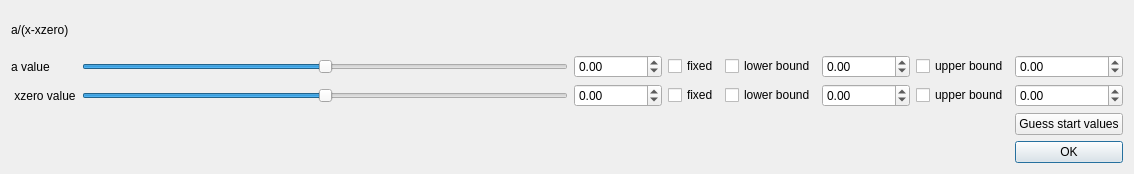
<?xml version="1.0" encoding="UTF-8"?>
<ui version="4.0">
 <class>Form</class>
 <widget class="QWidget" name="Form">
  <property name="geometry">
   <rect>
    <x>0</x>
    <y>0</y>
    <width>1134</width>
    <height>174</height>
   </rect>
  </property>
  <property name="windowTitle">
   <string>Form</string>
  </property>
  <layout class="QGridLayout" name="gridLayout">
   <item row="0" column="0">
    <layout class="QGridLayout" name="gridLayout_2">
     <item row="1" column="3">
      <widget class="QCheckBox" name="aFixedCB">
       <property name="text">
        <string>fixed</string>
       </property>
      </widget>
     </item>
     <item row="1" column="4">
      <widget class="QCheckBox" name="useLBA">
       <property name="text">
        <string>lower bound</string>
       </property>
      </widget>
     </item>
     <item row="2" column="3">
      <widget class="QCheckBox" name="xzeroFixedCB">
       <property name="text">
        <string>fixed</string>
       </property>
      </widget>
     </item>
     <item row="2" column="4">
      <widget class="QCheckBox" name="useLBxzero">
       <property name="text">
        <string>lower bound</string>
       </property>
      </widget>
     </item>
     <item row="2" column="0">
      <widget class="QLabel" name="label_2">
       <property name="text">
        <string> xzero value</string>
       </property>
      </widget>
     </item>
     <item row="1" column="5">
      <widget class="QDoubleSpinBox" name="aLBValue">
       <property name="decimals">
        <number>2</number>
       </property>
       <property name="minimum">
        <double>-1000000000.000000000000000</double>
       </property>
       <property name="maximum">
        <double>1000000000.000000000000000</double>
       </property>
      </widget>
     </item>
     <item row="4" column="7">
      <widget class="QPushButton" name="configDonePushBtn">
       <property name="text">
        <string>OK</string>
       </property>
       <property name="default">
        <bool>true</bool>
       </property>
      </widget>
     </item>
     <item row="1" column="0">
      <widget class="QLabel" name="label">
       <property name="text">
        <string>a value</string>
       </property>
      </widget>
     </item>
     <item row="1" column="6">
      <widget class="QCheckBox" name="useUBA">
       <property name="text">
        <string>upper bound</string>
       </property>
      </widget>
     </item>
     <item row="1" column="2">
      <widget class="QDoubleSpinBox" name="aValue">
       <property name="decimals">
        <number>2</number>
       </property>
       <property name="minimum">
        <double>-1000000000.000000000000000</double>
       </property>
       <property name="maximum">
        <double>1000000000.000000000000000</double>
       </property>
      </widget>
     </item>
     <item row="2" column="5">
      <widget class="QDoubleSpinBox" name="xzeroLBValue">
       <property name="decimals">
        <number>2</number>
       </property>
       <property name="minimum">
        <double>-1000000000.000000000000000</double>
       </property>
       <property name="maximum">
        <double>1000000000.000000000000000</double>
       </property>
      </widget>
     </item>
     <item row="3" column="7">
      <widget class="QPushButton" name="guessStartValuesBtn">
       <property name="text">
        <string>Guess start values</string>
       </property>
      </widget>
     </item>
     <item row="2" column="7">
      <widget class="QDoubleSpinBox" name="xzeroUBValue">
       <property name="decimals">
        <number>2</number>
       </property>
       <property name="minimum">
        <double>-1000000000.000000000000000</double>
       </property>
       <property name="maximum">
        <double>1000000000.000000000000000</double>
       </property>
       <property name="value">
        <double>0.000000000000000</double>
       </property>
      </widget>
     </item>
     <item row="2" column="6">
      <widget class="QCheckBox" name="useUBxzero">
       <property name="text">
        <string>upper bound</string>
       </property>
      </widget>
     </item>
     <item row="1" column="1">
      <widget class="QSlider" name="aSlider">
       <property name="maximum">
        <number>100</number>
       </property>
       <property name="pageStep">
        <number>5</number>
       </property>
       <property name="value">
        <number>50</number>
       </property>
       <property name="orientation">
        <enum>Qt::Horizontal</enum>
       </property>
      </widget>
     </item>
     <item row="1" column="7">
      <widget class="QDoubleSpinBox" name="aUBValue">
       <property name="decimals">
        <number>2</number>
       </property>
       <property name="minimum">
        <double>-1000000000.000000000000000</double>
       </property>
       <property name="maximum">
        <double>1000000000.000000000000000</double>
       </property>
       <property name="value">
        <double>0.000000000000000</double>
       </property>
      </widget>
     </item>
     <item row="0" column="0">
      <widget class="QLabel" name="label_4">
       <property name="text">
        <string>a/(x-xzero)</string>
       </property>
      </widget>
     </item>
     <item row="2" column="2">
      <widget class="QDoubleSpinBox" name="xzeroValue">
       <property name="decimals">
        <number>2</number>
       </property>
       <property name="minimum">
        <double>-1000000000.000000000000000</double>
       </property>
       <property name="maximum">
        <double>1000000000.000000000000000</double>
       </property>
      </widget>
     </item>
     <item row="2" column="1">
      <widget class="QSlider" name="xzeroSlider">
       <property name="maximum">
        <number>100</number>
       </property>
       <property name="pageStep">
        <number>5</number>
       </property>
       <property name="value">
        <number>50</number>
       </property>
       <property name="orientation">
        <enum>Qt::Horizontal</enum>
       </property>
      </widget>
     </item>
    </layout>
   </item>
  </layout>
 </widget>
 <resources/>
 <connections/>
</ui>
